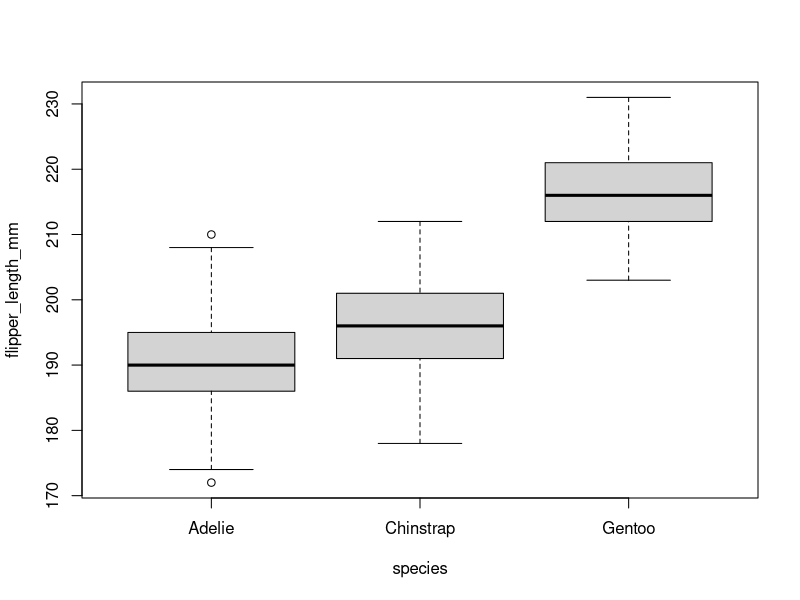

The R script that drew this image:
## ---- chunk 1
# install.packages("palmerpenguins")
library(palmerpenguins)


pinguini = penguins[,c("species", "flipper_length_mm")]
## ---- chunk 2
 boxplot(flipper_length_mm ~ species,
  data = pinguini
)
## ---- chunk 3
anova_pinguini =aov(flipper_length_mm ~ species,
  data = pinguini
)

anova_pinguini
